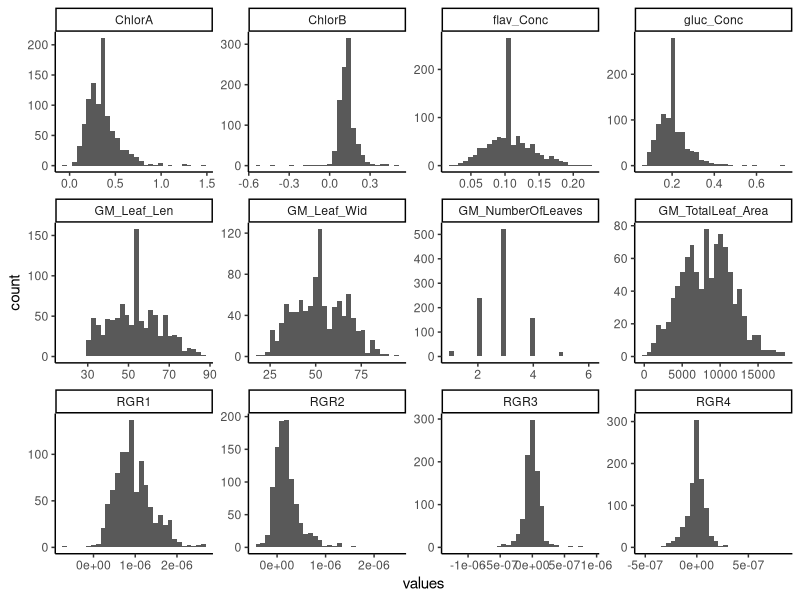
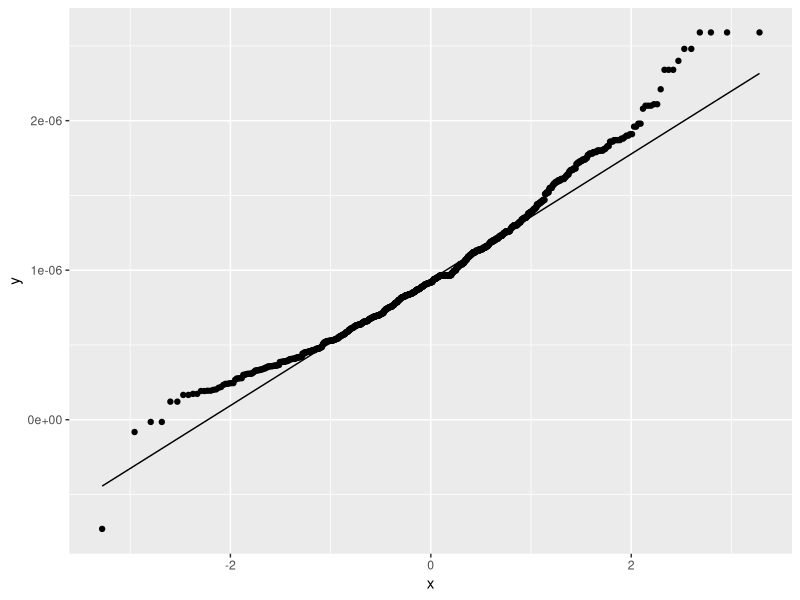
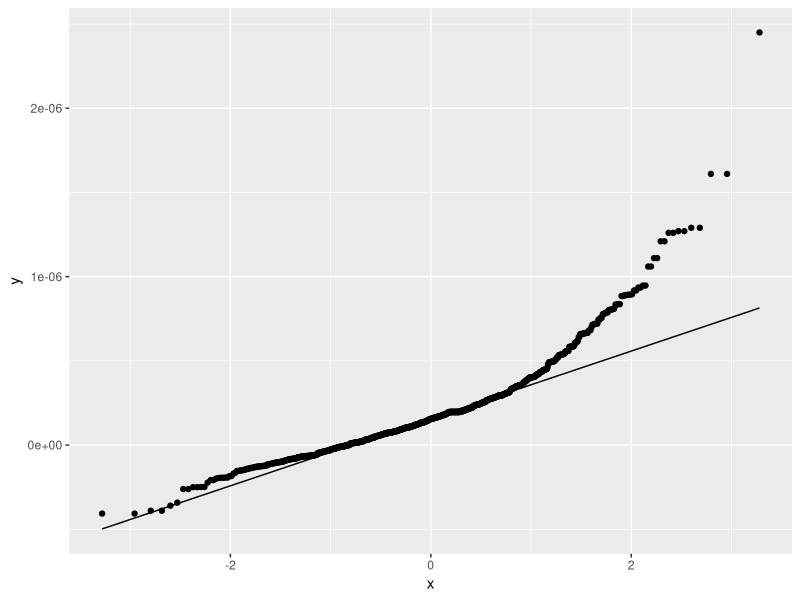
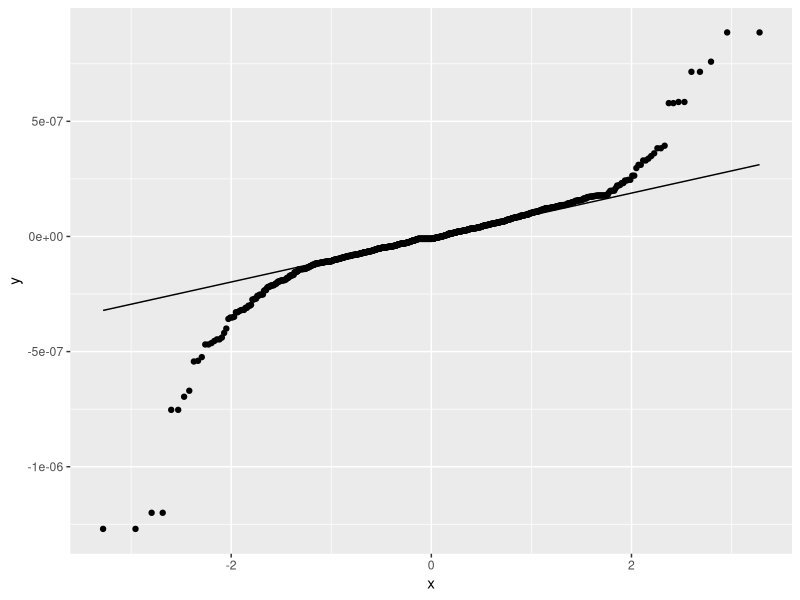
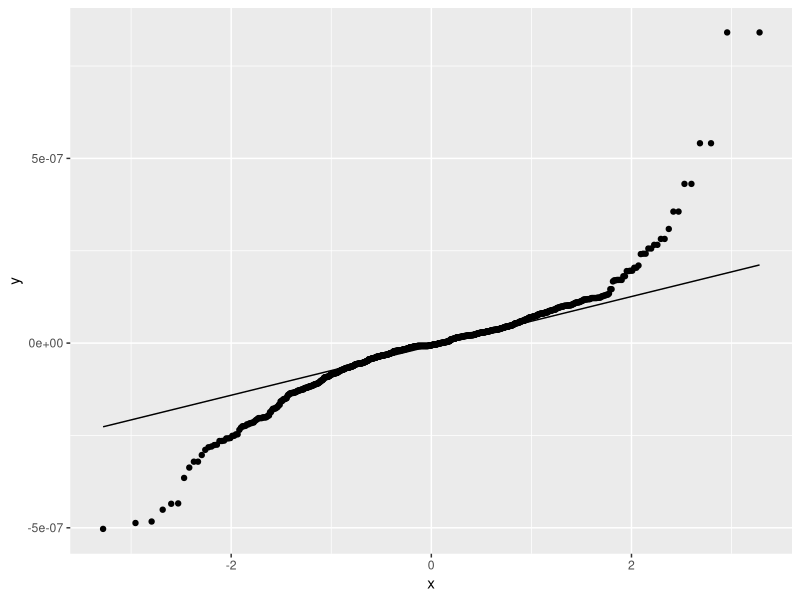
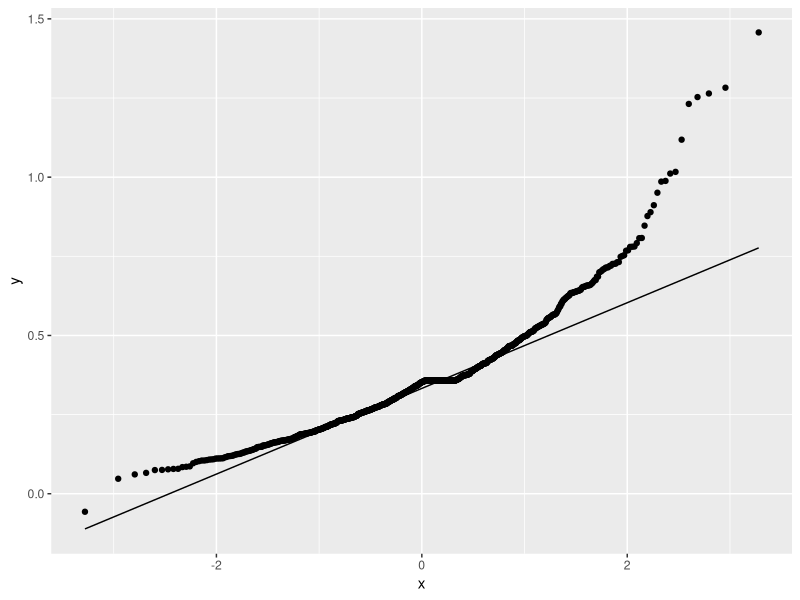
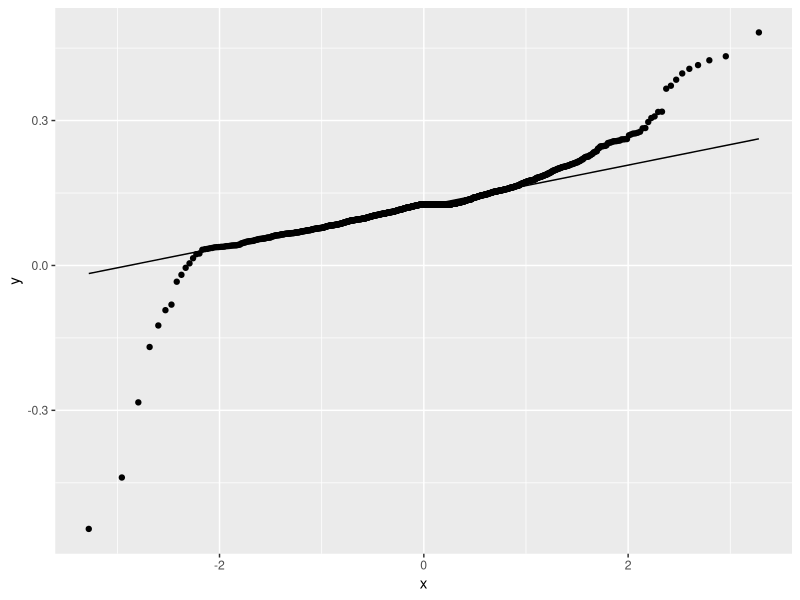
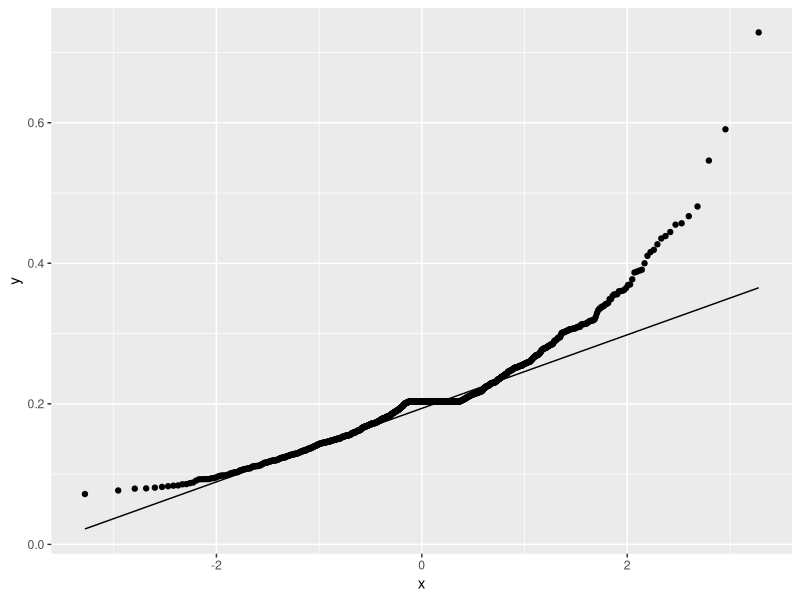

These figures' R source, in order:
## ---- chunk 1
#load libraries
library(dplyr)
library(tidyverse)
library(tidyr)
library(ggplot2)

#load data
data<-read.csv("DataSynthesis.csv") #DataSynthesis.csv is pulled from Colautti et al., 2023

#separate out tag info into different lines

#create new columns to be turned into different aspects of the plant ID
#rename family to population, because theres another column that will actually eb the family
#remove un-needed columns
data<-data%>%
  rename(population=Family)%>%
  mutate(petri_dish=Tag) %>%
  mutate(family=Tag) %>%
  mutate(common_garden=Tag)%>%
  select(c("Tag", "petri_dish", "population", "family", "common_garden", "ID", starts_with("gh"), ends_with("Field"), starts_with("GM"), ends_with("Bolt"), starts_with("Chlor"), ends_with("Conc"), starts_with("RGR")), -c("GM_Fecundity", ends_with("Initial"), "GM_Leaf_Number"))

#use regular expressions to replace each plant ID column  with only the aspect of the ID needed
data$petri_dish<-sub("(\\w?).+","\\1", data$petri_dish)
data$family<-sub("\\w?\\|\\w+-([A-z0-9-]+)\\|.*", "\\1", data$family)
data$common_garden<-sub("\\w?\\|.+\\|(\\w)\\|.+", "\\1", data$common_garden)

#remove maple observations (we are only interested in garlic mustard)
data<-subset(data, population!="maple")

#remove observations for which there is no common garden data
unique(data$common_garden)
data<-subset(data, population!="e|JBCHY1-1-50|?")
data<-subset(data, population!="b|WSSWM3-1-0|?|?")
data<-subset(data, population!="i163_2")

#Ensure columns are the right data class
str(data)
data$Tag<-as.factor(data$Tag)
data$petri_dish<-as.factor(data$petri_dish)
data$population<-as.factor(data$population)
data$family<-as.factor(data$family)
data$common_garden<-as.factor(data$common_garden)
data$ID<-as.factor(data$ID)

#impute missing data by replacing NA with the mean of the column for numerical variables
#"bolt" data will be done later- neets further manipulation
data<-data%>%
  mutate(RGR1=ifelse(is.na(RGR1),mean(data$RGR1, na.rm=T),RGR1),
         RGR2=ifelse(is.na(RGR2),mean(data$RGR2, na.rm=T),RGR2),
         RGR3=ifelse(is.na(RGR3),mean(data$RGR3, na.rm=T),RGR3),
         RGR4=ifelse(is.na(RGR4),mean(data$RGR4, na.rm=T),RGR4),
         ChlorA=ifelse(is.na(ChlorA),mean(data$ChlorA, na.rm=T),ChlorA),
         ChlorB=ifelse(is.na(ChlorB),mean(data$ChlorB, na.rm=T),ChlorB),
         gluc_Conc=ifelse(is.na(gluc_Conc),mean(data$gluc_Conc, na.rm=T),gluc_Conc),
         flav_Conc=ifelse(is.na(flav_Conc),mean(data$flav_Conc, na.rm=T),flav_Conc),
         GM_Leaf_Len=ifelse(is.na(GM_Leaf_Len),mean(data$GM_Leaf_Len, na.rm=T),GM_Leaf_Len),
         GM_Leaf_Wid=ifelse(is.na(GM_Leaf_Wid),mean(data$GM_Leaf_Wid, na.rm=T),GM_Leaf_Wid),
         GM_TotalLeaf_Area =ifelse(is.na(GM_TotalLeaf_Area),mean(data$GM_TotalLeaf_Area, na.rm=T),GM_TotalLeaf_Area),
         GM_NumberOfLeaves =ifelse(is.na(GM_NumberOfLeaves),mean(data$GM_NumberOfLeaves, na.rm=T),GM_NumberOfLeaves)
)

#Check normality of numerical variables with histogram
long_data<-pivot_longer(data, c(12:15, 20:27), names_to="metric", values_to="values")

ggplot(long_data, aes(x=values)) +
  geom_histogram() +
  theme_classic() +
  facet_wrap(~metric, scales="free")

#check for normality with qq plots - can use long data for this??
ggplot(data, aes(sample=RGR1)) +geom_qq() + stat_qq_line()
ggplot(data, aes(sample=RGR2)) +geom_qq() + stat_qq_line()
ggplot(data, aes(sample=RGR3)) +geom_qq() + stat_qq_line()
ggplot(data, aes(sample=RGR4)) +geom_qq() + stat_qq_line()
ggplot(data, aes(sample=ChlorA)) +geom_qq() + stat_qq_line()
ggplot(data, aes(sample=ChlorB)) +geom_qq() + stat_qq_line()
ggplot(data, aes(sample=gluc_Conc)) +geom_qq() + stat_qq_line()
ggplot(data, aes(sample=flav_Conc)) +geom_qq() + stat_qq_line()
ggplot(data, aes(sample=GM_Leaf_Len)) +geom_qq() + stat_qq_line()
ggplot(data, aes(sample=GM_Leaf_Wid)) +geom_qq() + stat_qq_line()
ggplot(data, aes(sample=GM_TotalLeaf_Area)) +geom_qq() + stat_qq_line()
ggplot(data, aes(sample=GM_Leaf_Len)) +geom_qq() + stat_qq_line()
ggplot(data, aes(sample=GM_NumberOfLeaves)) +geom_qq() + stat_qq_line()

#transform all numerical columns (not bolt data) to z scores
data<-data%>%
  mutate(z_RGR1=(RGR1-mean(RGR1))/sd(RGR1),
         z_RGR2=(RGR2-mean(RGR2))/sd(RGR2),
         z_RGR3=(RGR3-mean(RGR3))/sd(RGR3),
         z_RGR4=(RGR4-mean(RGR4))/sd(RGR4),
         z_ChlorA=(ChlorA-mean(ChlorA))/sd(ChlorA),
         z_ChlorB=(ChlorB-mean(ChlorB))/sd(ChlorB),
         z_gluc_Conc=(gluc_Conc-mean(gluc_Conc))/sd(gluc_Conc),
         z_flav_Conc=(flav_Conc-mean(flav_Conc))/sd(flav_Conc),
         z_Leaf_Len=(GM_Leaf_Len-mean(GM_Leaf_Len))/sd(GM_Leaf_Len),
         z_Leaf_Wid=(GM_Leaf_Wid-mean(GM_Leaf_Wid))/sd(GM_Leaf_Wid),
         z_TotalLeaf_Area=(GM_TotalLeaf_Area-mean(GM_TotalLeaf_Area))/sd(GM_TotalLeaf_Area),
         z_NumberOfLeaves=(GM_NumberOfLeaves-mean(GM_NumberOfLeaves))/sd(GM_NumberOfLeaves))

#how does it look after the transformation?
long_data<-pivot_longer(data, starts_with("z_"), names_to="metric", values_to="values")

ggplot(long_data, aes(x=values)) +
  geom_histogram() +
  theme_classic() +
  facet_wrap(~metric, scales="free")

#create mortality column out of "bolt" data
#most of the bolt columns are "dead", will have to do analysis based on just mortality, then again with living bolt data
data<-data%>%
  mutate(mortality=Larg_Leaf_Len_Bolt)

data$mortality<-sub("\\d+","1", data$mortality)
data$mortality<-sub("Dead","0", data$mortality)

#separate out bolt data
bolt_data<-subset(data, Larg_Leaf_Len_Bolt!="Dead")

#Select out needed columns from "data"
data<-select(data, "Tag", "petri_dish", "population", "family", "common_garden", "ID", "gh_bench", "gh_col", "gh_row", "Row_Field", "Col_Field", starts_with("z_"), "mortality")

#Ensure columns are the right data class
bolt_data$Larg_Leaf_Len_Bolt<-as.numeric(bolt_data$Larg_Leaf_Len_Bolt)
bolt_data$Larg_Leaf_Wid_Bolt<-as.numeric(bolt_data$Larg_Leaf_Wid_Bolt)
bolt_data$GM_StemHeight_Bolt<-as.numeric(bolt_data$GM_StemHeight_Bolt)
bolt_data$GM_Leaf_Number_Bolt<-as.numeric(bolt_data$GM_Leaf_Number_Bolt)

#impute NAs
bolt_data<-bolt_data%>%
  mutate(Larg_Leaf_Len_Bolt=ifelse(is.na(Larg_Leaf_Len_Bolt),mean(data$Larg_Leaf_Len_Bolt, na.rm=T),Larg_Leaf_Len_Bolt),
         Larg_Leaf_Wid_Bolt=ifelse(is.na(Larg_Leaf_Wid_Bolt),mean(data$Larg_Leaf_Wid_Bolt, na.rm=T),Larg_Leaf_Wid_Bolt),
         GM_StemHeight_Bolt=ifelse(is.na(GM_StemHeight_Bolt),mean(data$GM_StemHeight_Bolt, na.rm=T),GM_StemHeight_Bolt),
         GM_NumberOfLeaves=ifelse(is.na(GM_NumberOfLeaves),mean(data$GM_NumberOfLeaves, na.rm=T),GM_NumberOfLeaves))

#bolt data check for normality - needs log transformation
long_bolt_data<-pivot_longer(bolt_data, ends_with("Bolt"), names_to="metric", values_to="values")

ggplot(long_bolt_data, aes(x=values)) +
  geom_histogram() +
  theme_classic() +
  facet_wrap(~metric, scales="free")

#normalize bolt data and log transform
bolt_data<-bolt_data%>%
  mutate(Larg_Leaf_Len_Bolt=log(Larg_Leaf_Len_Bolt),
         Larg_Leaf_Wid_Bolt=log(Larg_Leaf_Wid_Bolt),
         GM_StemHeight_Bolt=log(GM_StemHeight_Bolt),
         GM_Leaf_Number_Bolt=log(GM_Leaf_Number_Bolt))%>%
  mutate(z_log_len_bolt=(Larg_Leaf_Len_Bolt-mean(Larg_Leaf_Len_Bolt))/sd(Larg_Leaf_Len_Bolt),
         z_log_wid_bolt=(Larg_Leaf_Wid_Bolt-mean(Larg_Leaf_Wid_Bolt))/sd(Larg_Leaf_Wid_Bolt),
         z_log_stemheight_bolt=(GM_StemHeight_Bolt-mean(GM_StemHeight_Bolt))/sd(GM_StemHeight_Bolt),
         z_log_leafnumber_bolt=(GM_Leaf_Number_Bolt-mean(GM_Leaf_Number_Bolt))/sd(GM_Leaf_Number_Bolt)) %>%
  select("Tag", "petri_dish", "population", "family", "common_garden", "ID", "gh_bench", "gh_col", "gh_row", "Row_Field", "Col_Field", starts_with("z_"), "mortality")


#check to see if the log transform did anything - looks much better
long_bolt_data<-pivot_longer(bolt_data, ends_with("bolt"), names_to="metric", values_to="values")

ggplot(long_bolt_data, aes(x=values)) +
  geom_histogram() +
  theme_classic() +
  facet_wrap(~metric, scales="free")


#write files into a csv
write.csv(data, file="./normalized_data.csv", row.names=F)
write.csv(bolt_data, file="./normalized_bolt_data.csv", row.names=F)

